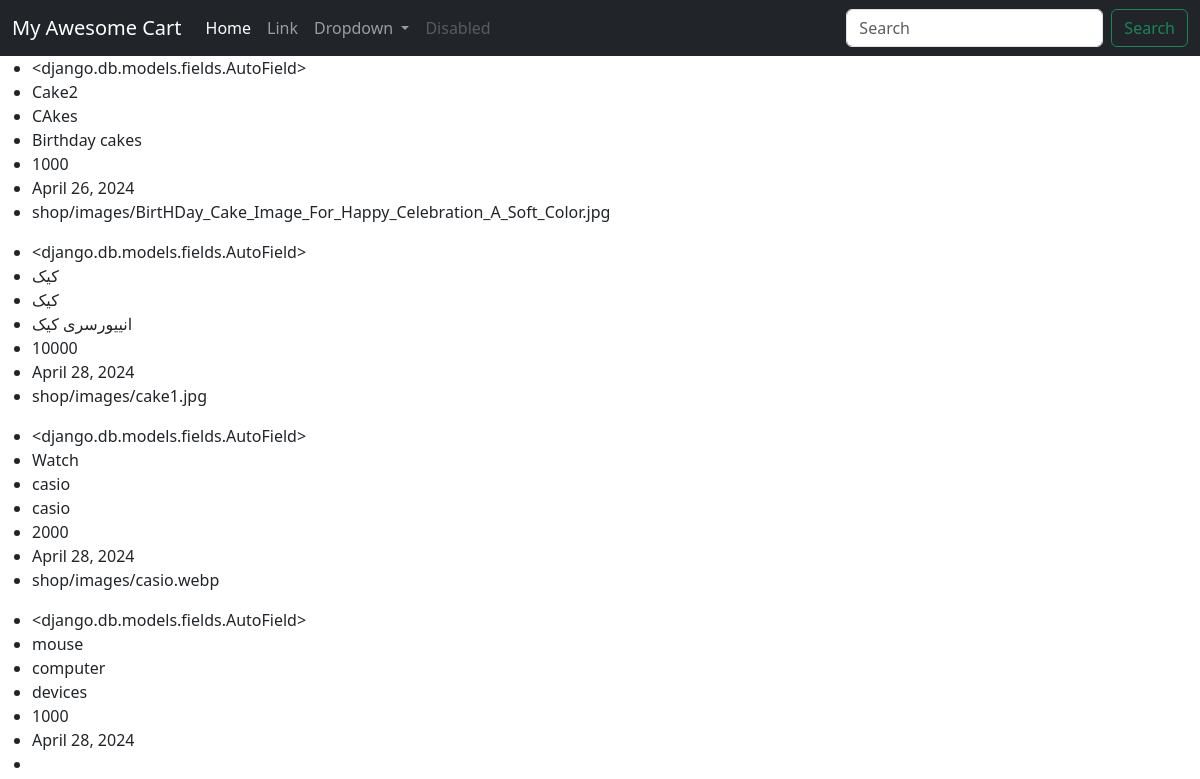
The app's page /shop/product/, older data.
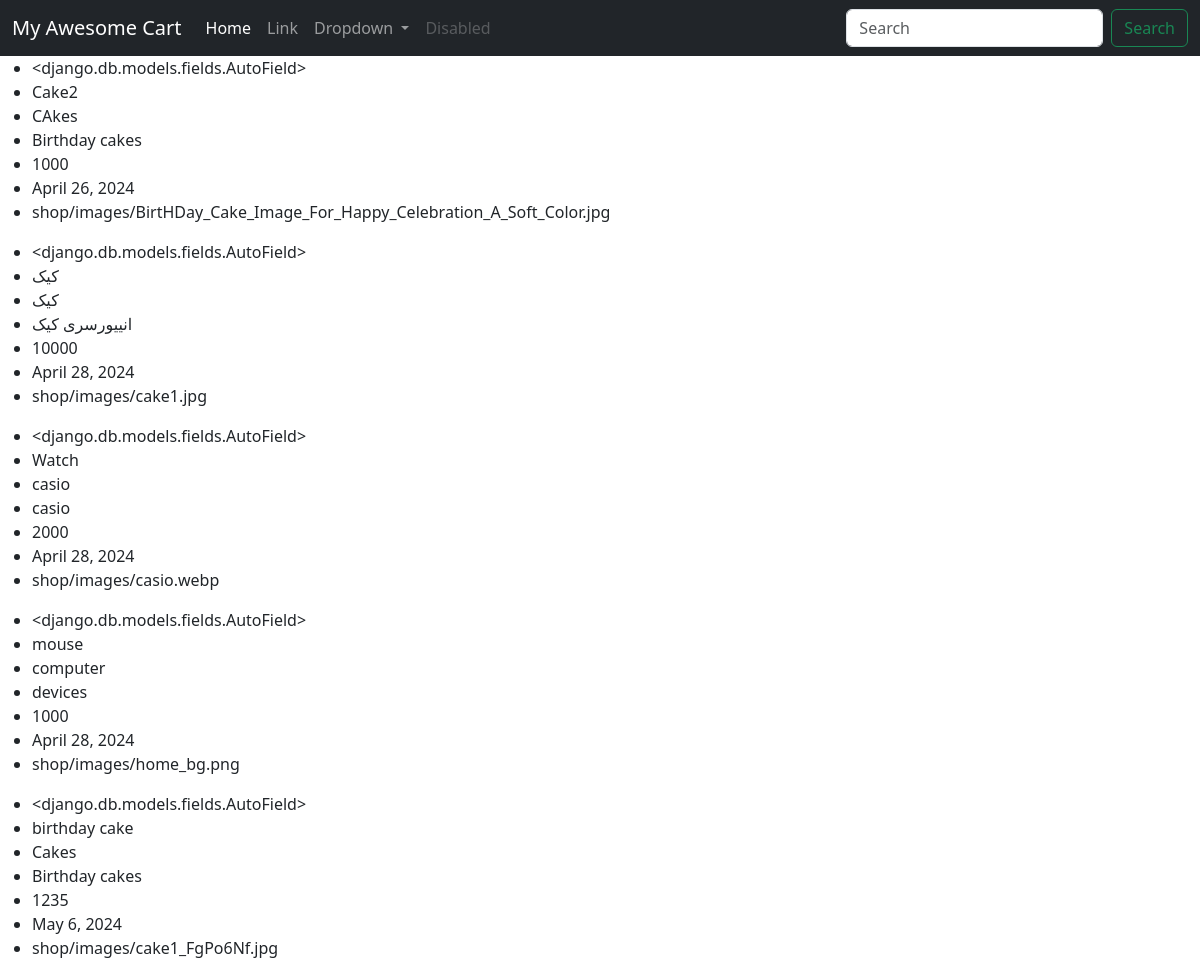
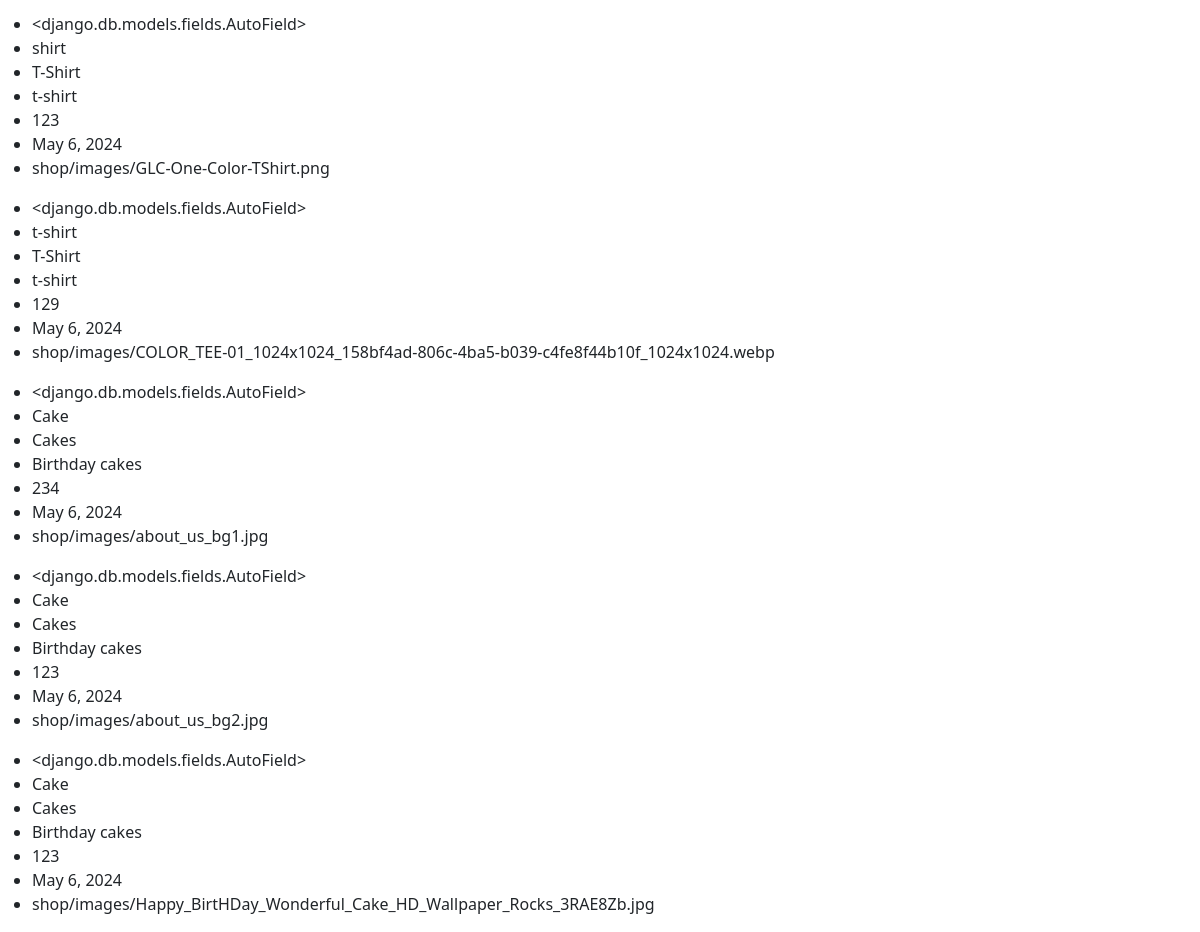
The same page, newer data (2 pictures, top to bottom).
### shop/models.py (models this page shows, shortened)
class Product(models.Model):
    product_id = models.AutoField
    product_name = models.CharField(max_length=50)
    category = models.CharField(max_length=50, default="")
    subcategory = models.CharField(max_length=50, default="")
    desc = models.CharField(max_length=300)
    price = models.IntegerField(default=0)
    pub_date = models.DateField()
    image = models.ImageField(upload_to="shop/images", default="")

### shop/views.py (the view)
# urls.py: path("product/", views.product, name="Products"),
def product(request):
    product_data = Product.objects.all()
    context = {
        'product_data':product_data
    }
    return render(request , 'shop/product.html', context)

### shop/templates/shop/product.html (shortened to what this page needs)
<!doctype html>
<html lang="en">
<head>
    <link href="https://cdn.jsdelivr.net/npm/bootstrap@5.3.3/dist/css/bootstrap.min.css" rel="stylesheet"
>
</head>
<body>
    {% load static %}
    <nav class="navbar navbar-expand-lg navbar-dark bg-dark">
        <div class="container-fluid">
            <a class="navbar-brand" href="/">My Awesome Cart</a>
            <div class="collapse navbar-collapse" id="navbarSupportedContent">
                <ul class="navbar-nav me-auto mb-2 mb-lg-0">
                    <li class="nav-item">
                        <a class="nav-link active" aria-current="page" href="#">Home</a>
                    </li>
                    <li class="nav-item">
                        <a class="nav-link" href="#">Link</a>
                    </li>
                    <li class="nav-item dropdown">
                        <a class="nav-link dropdown-toggle" href="#" role="button" data-bs-toggle="dropdown"
                            aria-expanded="false">
                            Dropdown
                        </a>
                    </li>
                    <li class="nav-item">
                        <a class="nav-link disabled" aria-disabled="true">Disabled</a>
                    </li>
                </ul>
                <form class="d-flex" role="search">
                    <input class="form-control me-2" type="search" placeholder="Search" aria-label="Search">
                    <button class="btn btn-outline-success" type="submit">Search</button>
                </form>
            </div>
        </div>
    </nav>
    <div class="product">
        {% for p in product_data %}
        <ul>
            <li>{{p.product_id}}</li>
            <li>{{p.product_name}}</li>
            <li>{{p.category}}</li>
            <li>{{p.subcategory}}</li>
            <li>{{p.price}}</li>
            <li>{{p.pub_date}}</li>
            <li>{{p.image}}</li>
        </ul>
        {% endfor %}
    </div>
</body>
</html>

Row changes from the older to the newer data that the page shows:
changed Product "mouse": image (not shown) → "shop/images/home_bg.png"
added Product: product_id "<django.db.models.fields.AutoField>", product_name "birthday cake", category "Cakes", subcategory "Birthday cakes", price "1235", pub_date "May 6, 2024", image "shop/images/cake1_FgPo6Nf.jpg"
added Product: product_id "<django.db.models.fields.AutoField>", product_name "shirt", category "T-Shirt", subcategory "t-shirt", price "123", pub_date "May 6, 2024", image "shop/images/GLC-One-Color-TShirt.png"
added Product: product_id "<django.db.models.fields.AutoField>", product_name "t-shirt", category "T-Shirt", subcategory "t-shirt", price "129", pub_date "May 6, 2024", image "shop/images/COLOR_TEE-01_1024x1024_158bf4ad-806c-4ba5-b039-c4fe8f44b10f_1024x1024.webp"
added Product: product_id "<django.db.models.fields.AutoField>", product_name "Cake", category "Cakes", subcategory "Birthday cakes", price "234", pub_date "May 6, 2024", image "shop/images/about_us_bg1.jpg"
added Product: product_id "<django.db.models.fields.AutoField>", product_name "Cake", category "Cakes", subcategory "Birthday cakes", price "123", pub_date "May 6, 2024", image "shop/images/about_us_bg2.jpg"
added Product: product_id "<django.db.models.fields.AutoField>", product_name "Cake", category "Cakes", subcategory "Birthday cakes", price "123", pub_date "May 6, 2024", image "shop/images/Happy_BirtHDay_Wonderful_Cake_HD_Wallpaper_Rocks_3RAE8Zb.jpg"
